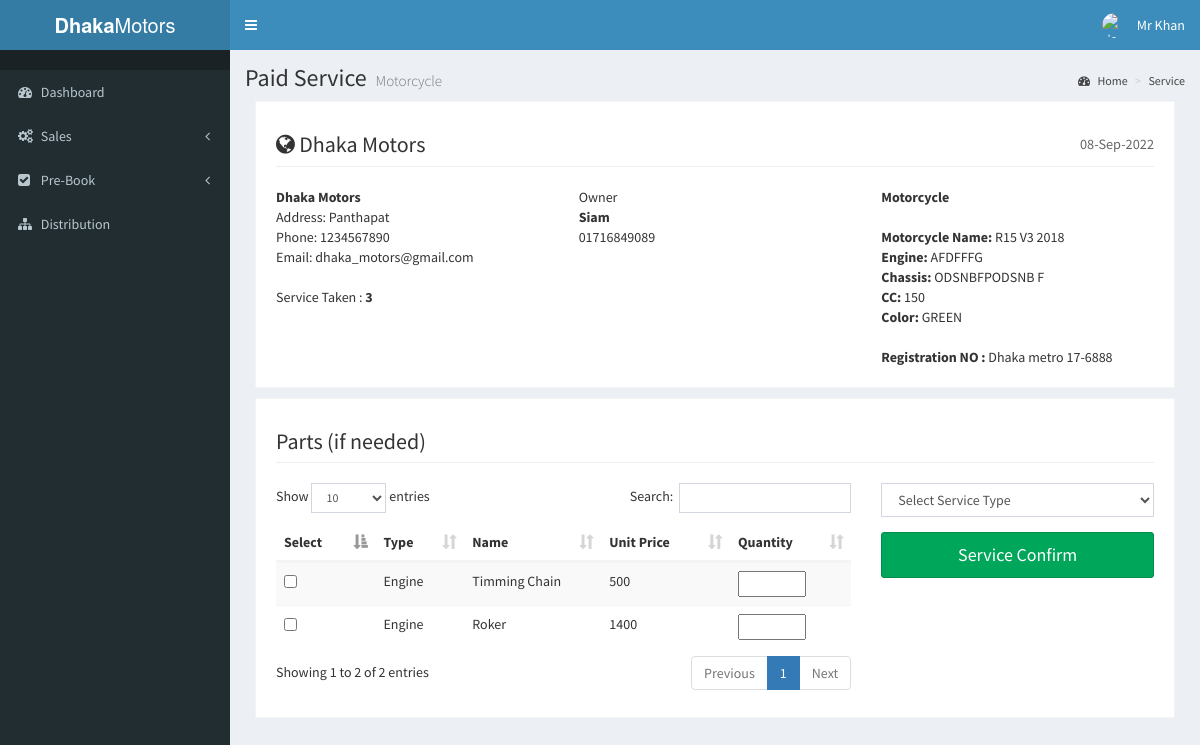
Screenshot of /pages/Manager/paid_service_motorcycle.php?mID=37 (signed in) with the database file from the repository.
### tables this page shows
CREATE TABLE `motorcycle_info` (
  `mID` int(11) NOT NULL,
  `mType` varchar(30) NOT NULL,
  `mName` varchar(30) NOT NULL,
  `model` varchar(100) NOT NULL,
  `engineNo` varchar(30) NOT NULL,
  `chassisNo` varchar(30) NOT NULL,
  `cc` int(10) NOT NULL,
  `color` varchar(30) NOT NULL,
  `price` varchar(30) NOT NULL,
  `sID` int(11) DEFAULT NULL,
  `saleID` int(11) DEFAULT NULL,
  `cID` int(11) DEFAULT NULL,
  `warranty` date NOT NULL,
  `reg` varchar(50) NOT NULL
);

CREATE TABLE `customer` (
  `cID` int(11) NOT NULL,
  `name` varchar(30) DEFAULT NULL,
  `phone` varchar(11) DEFAULT NULL,
  `email` varchar(30) DEFAULT NULL,
  `nid` varchar(15) DEFAULT NULL,
  `userName` varchar(30) DEFAULT NULL,
  `password` varchar(30) DEFAULT NULL
);

CREATE TABLE `parts_info` (
  `parts_id` int(11) NOT NULL,
  `parts_type` varchar(20) NOT NULL,
  `parts_name` varchar(30) NOT NULL,
  `price` double NOT NULL,
  `quantity` int(5) NOT NULL,
  `stock_id` int(11) NOT NULL,
  `staff_id` int(11) NOT NULL
);

### pages/Manager/paid_service_motorcycle.php (the view, shortened to what this page needs)
<?php
include 'layout/head.php';
		$connection=mysqli_connect("localhost","root","","dhaka_motors");
		$mID=$_GET['mID'];
		$query="select *
				from motorcycle_info m, customer c
				where m.cID=c.cID
				and m.mID='$mID'";
		$result=mysqli_query($connection,$query);
		if($result){
			$row=mysqli_fetch_array($result,MYSQLI_ASSOC);
			$mID=$row['mID'];
			$mName=$row['mName'];
			$model=$row['model'];
			$engineNo=$row['engineNo'];
			$chassisNo=$row['chassisNo'];
			$cc=$row['cc'];
			$color=$row['color'];
			$reg=$row['reg'];
			$name=$row['name'];
			$phone=$row['phone'];
		}else{
			echo mysqli_error($connection);
		}
?>
 <div class="content-wrapper">
    <section class="content-header">
      <h1>
        Paid Service
        <small>Motorcycle</small>
      </h1>
      <ol class="breadcrumb">
        <li><a href="#"><i class="fa fa-dashboard"></i> Home</a></li>
        <li><a href="#">Service</a></li>
      </ol>
    </section>
    <section class="invoice">
      <div class="row">
        <div class="col-xs-12">
          <h2 class="page-header">
            <i class="fa fa-globe"></i> Dhaka Motors
            <small class="pull-right"><?php echo  date('d-M-Y');?></small>
          </h2>
        </div>
      </div>
      <div class="row invoice-info">
        <div class="col-sm-4 invoice-col">
          <address>
            <strong>Dhaka Motors</strong><br>
            Address: Panthapat<br>
            Phone: 1234567890<br>
            Email: dhaka_motors@gmail.com
          </address>
         <?php
            $query = "SELECT count(mID) serve from service where mID='$mID'";
                $result=mysqli_query($connection,$query);
                if(mysqli_num_rows($result)>0){
                  $row=mysqli_fetch_array($result,MYSQLI_ASSOC);
                  $serve=$row['serve'];
                }else{
                 mysqli_error($connection);
                }
          ?>
          Service Taken : <b> <?php echo $serve?></b><br>
        </div>
        <div class="col-sm-4 invoice-col">
         Owner
          <address>
            <strong><?php echo $name;?></strong><br>
            <?php echo $phone;?><br>
          </address>
        </div>
        <div class="col-sm-4 invoice-col">
                <b>Motorcycle</b><br>
                <br>
                <b>Motorcycle Name: </b> <?php echo $mName. ' ' .$model?><br>
                <b>Engine: </b> <?php echo $engineNo?><br>
            <b>Chassis: </b> <?php echo $chassisNo?><br>
            <b>CC: </b> <?php echo $cc?><br>
            <b>Color: </b> <?php echo $color?><br>
            <br>
            <b>Registration NO : </b> <?php echo $reg?><br>
        </div>
      </div>
    </section>
    <section class="invoice">
      <div class="row">
        <div class="col-xs-12">
          <h2 class="page-header">
                Parts (if needed)
          </h2>
        </div>
      </div>
      <div class="row invoice-info">
        <div class="col-sm-8 invoice-col">
            <form role="form" action="paid_service_motorcycleManager.php" method="POST">
              <table id="example1" class="table table-striped">
                <thead>
                <tr>
                  <th>Select</th>
                  <th>Type</th>
                  <th>Name</th>
                  <th>Unit Price</th>
                  <th>Quantity</th>
                        </tr>
                        </thead>
                        <tbody>
                  <?php
                    $con=mysqli_connect('localhost','root','','dhaka_motors');
                    $query="select *
                        from parts_info
                        ";
                      $result=mysqli_query($con,$query);
                      if(mysqli_num_rows($result)>0){
                        while($row=mysqli_fetch_array($result, MYSQLI_ASSOC)){
                        echo "<tr>";
                        echo "<td> <input value='".$row['parts_id']."' type='checkbox' name='num[]'> </td>";
                        echo "<td>".$row['parts_type']."</td>";
                        echo "<td>".$row['parts_name']."</td>";
                        echo "<td>".$row['price']."</td>";
                        echo "<td><input type='number' name='quantity[".$row['parts_id']."]' max='".$row['quantity']."' min='0'></td>";
                        echo "</tr>";
                            }
                      }
                    ?>
                </tbody>
              </table>
        </div>
          <div class="col-sm-4 invoice-col">
          <div class="form-group">
							<select class="form-control" name="serviceType" required>
                  <option value="">Select Service Type</option>
							</select>
						</div>
            <div class="form-group">
              <button type="submit" class="btn btn-lg btn-success btn-block" onclick="return confirm('Are you sure want to Confirm SERVICE?')" name= "service">Service Confirm</button>
            </div>
          </div>
        </div>
    </section>
  </div>
<?php
 include 'layout/foot.php';
?>

### rows the page displays
motorcycle_info: cID.name "Siam", cID.phone "01716849089", mName "R15 V3", model "2018", engineNo "AFDFFFG", chassisNo "ODSNBFPODSNB F", cc "150", color "GREEN", reg "Dhaka metro 17-6888"
parts_info: parts_type "Engine", parts_name "Timming Chain", price "500"
parts_info: parts_type "Engine", parts_name "Roker", price "1400"

### other values shown
$_SESSION['userName'] "Mr Khan"
$serve "3"
